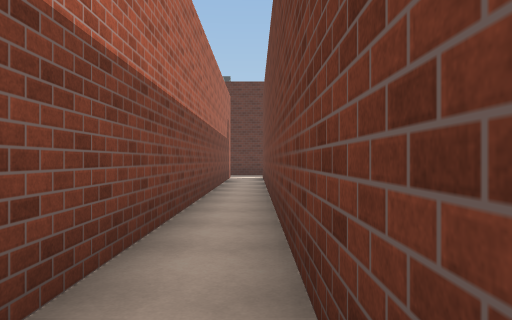
View 1 (above)

16 first-person views from a walk through a 3-D level made in the Unity game engine. The camera is 1.3 m above the floor, looks level and sees 70° across. Doors are open. The floor is counted in squares, 2 m on a side. Each view is taken from the middle of a square. On the plan, view 1 faces up. The plan holds only what a view shows up to about 11 squares ahead; the rest is blank. The place goes on beyond the plan. The player is left out. Some surface patterns are stand-ins.

View 2
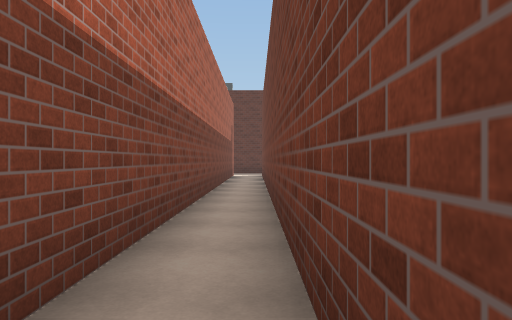

View 3
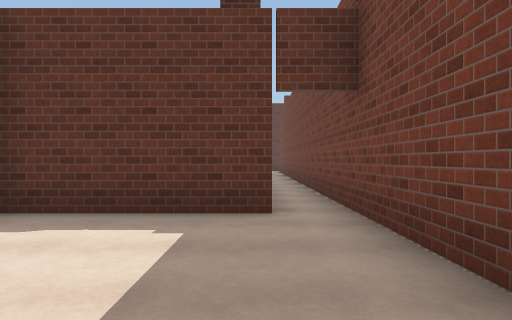

View 4
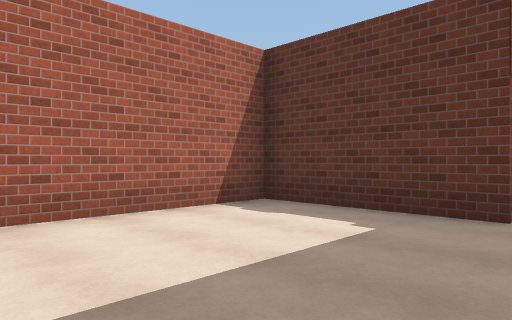

View 5
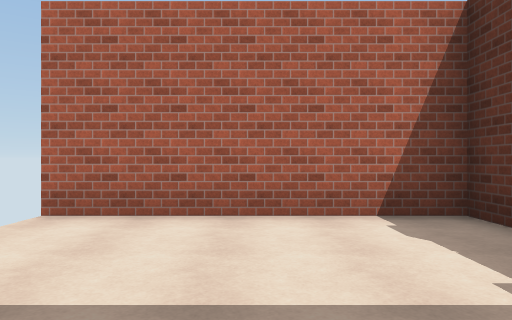

View 6
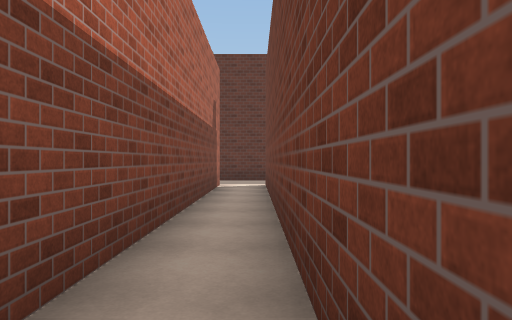

View 7
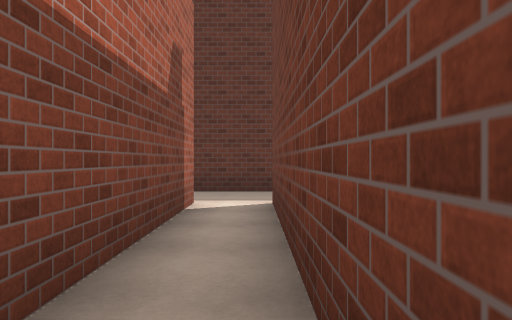

View 8
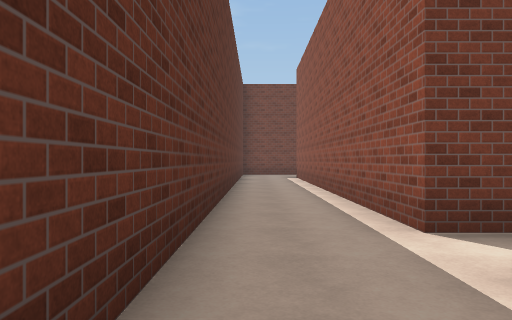

View 9
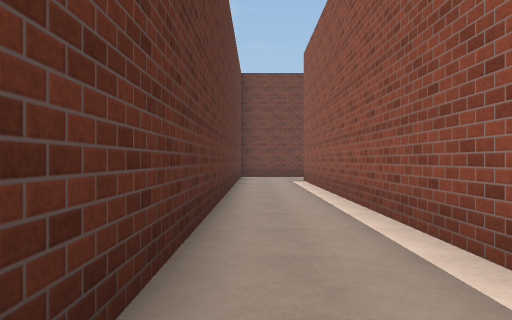

View 10
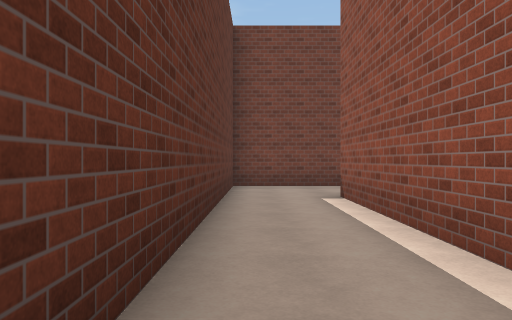

View 11
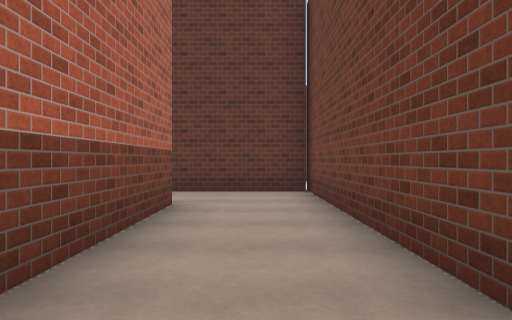

View 12
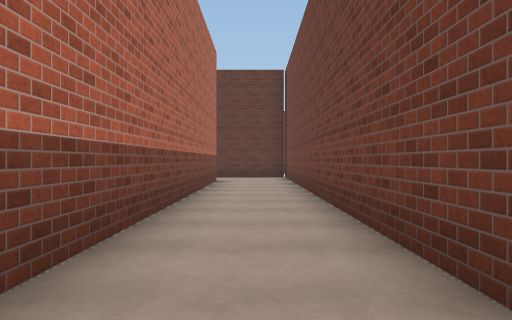

View 13
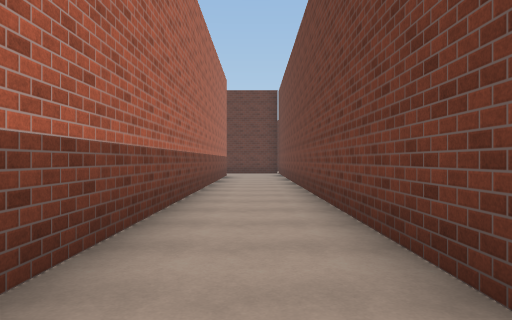

View 14
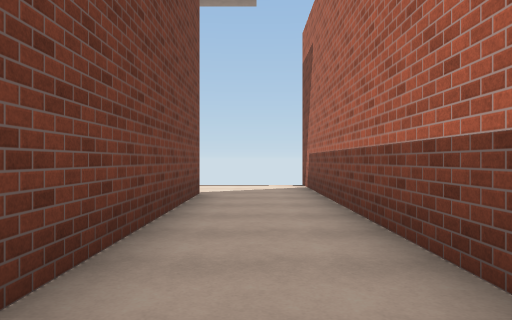

View 15
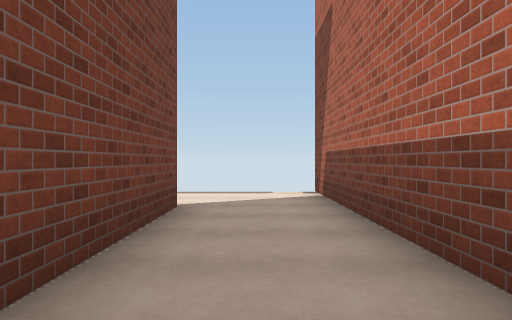

View 16
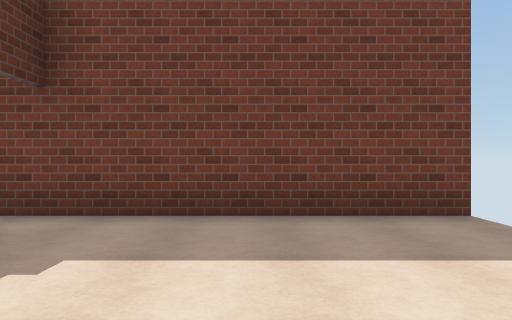

### Floor plan
Ten units are one square. View 1 is at (0, 0); x grows to the right and y downward. Boxes are objects, and circles mark ways between rooms. Rooms are numbered by the first view taken in them; rooms with no view inside come last. Other rooms are left out.
<svg viewBox="-65 -164 201 239">
<path fill="none" stroke="#000" d="M3 65 3 -135M-9 -135 -9 15 -42 15 -42 65M-5 -156 -22 -156M108 -134 108 66M131 -156 -5 -156M131 41 131 -159M3 -135 105 -135"/>
<circle cx="0" cy="-130" r="3" fill="#2a7"/>
<circle cx="-10" cy="-145" r="3" fill="#2a7"/>
<text x="0" y="0">1</text>
<text x="-60" y="-60">2</text>
<text x="110" y="-70">3</text>
</svg>
Room 1 opens to room 3. Room 2 opens to room 3.

Where each view was taken, in squares from view 1:
view 1: 0 up, 0 right, facing up
view 2: 2 down, 0 right, facing up
view 3: 6 down, 1 left, facing up
view 4: 6 down, 0 right, facing up-left
view 5: 4 down, 0 right, facing left
view 6: 4 up, 0 right, facing up
view 7: 8 up, 0 right, facing up
view 8: 15 up, 3 left, facing right
view 9: 15 up, 1 left, facing right
view 10: 15 up, 4 right, facing right
view 11: 8 up, 12 right, facing up
view 12: 2 up, 12 right, facing up
view 13: 2 down, 12 right, facing up
view 14: 3 up, 12 right, facing down
view 15: 1 up, 12 right, facing down
view 16: 4 down, 4 left, facing right
